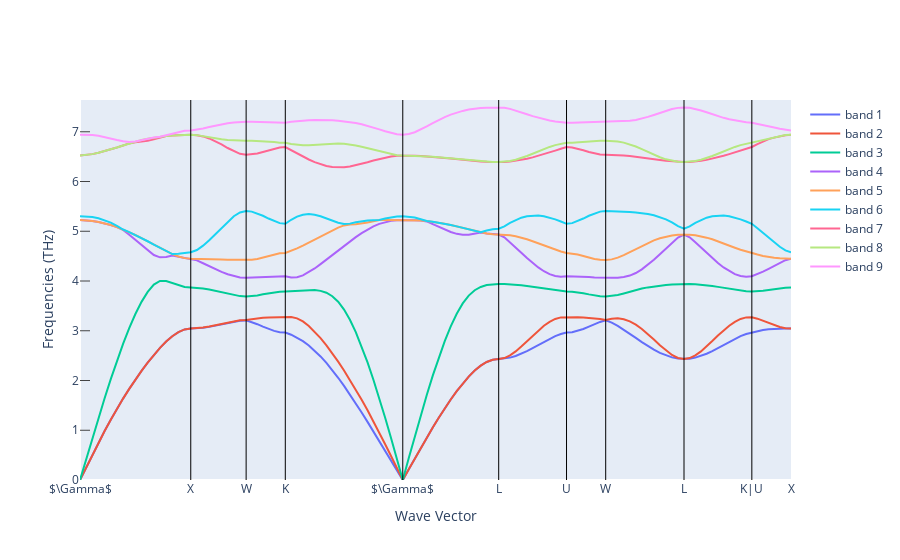

This figure's notebook cell:
### Markdown cell above
# Phonon bandstructure

### Code cell
fig_ph_bs = get_plot_bs(ph_bs)
fig_ph_bs.update_yaxes(rangemode="tozero")
fig_ph_bs.show()

### Figure 1 — Plotly figure (JSON) as saved in the notebook; plotly's stock layout.template omitted (floating-point values rounded to 4 significant figures; data arrays with more than 128 entries replaced by an {"elided": "..."} marker saying what was removed)
{"data": [{"mode": "lines", "name": "band 1", "type": "scatter", "x": {"elided": "131 float values"}, "y": {"elided": "131 float values"}}, {"mode": "lines", "name": "band 2", "type": "scatter", "x": {"elided": "131 float values"}, "y": {"elided": "131 float values"}}, {"mode": "lines", "name": "band 3", "type": "scatter", "x": {"elided": "131 float values"}, "y": {"elided": "131 float values"}}, {"mode": "lines", "name": "band 4", "type": "scatter", "x": {"elided": "131 float values"}, "y": {"elided": "131 float values"}}, {"mode": "lines", "name": "band 5", "type": "scatter", "x": {"elided": "131 float values"}, "y": {"elided": "131 float values"}}, {"mode": "lines", "name": "band 6", "type": "scatter", "x": {"elided": "131 float values"}, "y": {"elided": "131 float values"}}, {"mode": "lines", "name": "band 7", "type": "scatter", "x": {"elided": "131 float values"}, "y": {"elided": "131 float values"}}, {"mode": "lines", "name": "band 8", "type": "scatter", "x": {"elided": "131 float values"}, "y": {"elided": "131 float values"}}, {"mode": "lines", "name": "band 9", "type": "scatter", "x": {"elided": "131 float values"}, "y": {"elided": "131 float values"}}], "layout": {"shapes": [{"line": {"color": "black", "width": 1}, "type": "line", "x0": 0.9983, "x1": 0.9983, "xref": "x", "y0": 0, "y1": 1, "yref": "y domain"}, {"line": {"color": "black", "width": 1}, "type": "line", "x0": 1.497, "x1": 1.497, "xref": "x", "y0": 0, "y1": 1, "yref": "y domain"}, {"line": {"color": "black", "width": 1}, "type": "line", "x0": 1.85, "x1": 1.85, "xref": "x", "y0": 0, "y1": 1, "yref": "y domain"}, {"line": {"color": "black", "width": 1}, "type": "line", "x0": 2.909, "x1": 2.909, "xref": "x", "y0": 0, "y1": 1, "yref": "y domain"}, {"line": {"color": "black", "width": 1}, "type": "line", "x0": 3.774, "x1": 3.774, "xref": "x", "y0": 0, "y1": 1, "yref": "y domain"}, {"line": {"color": "black", "width": 1}, "type": "line", "x0": 4.385, "x1": 4.385, "xref": "x", "y0": 0, "y1": 1, "yref": "y domain"}, {"line": {"color": "black", "width": 1}, "type": "line", "x0": 4.738, "x1": 4.738, "xref": "x", "y0": 0, "y1": 1, "yref": "y domain"}, {"line": {"color": "black", "width": 1}, "type": "line", "x0": 5.444, "x1": 5.444, "xref": "x", "y0": 0, "y1": 1, "yref": "y domain"}, {"line": {"color": "black", "width": 1}, "type": "line", "x0": 6.055, "x1": 6.055, "xref": "x", "y0": 0, "y1": 1, "yref": "y domain"}], "xaxis": {"mirror": true, "showgrid": false, "ticklen": 0, "ticks": "inside", "ticktext": ["$\\Gamma$", "X", "W", "K", "$\\Gamma$", "L", "U", "W", "L", "K|U", "X"], "tickvals": [0, 0.9983, 1.497, 1.85, 2.909, 3.774, 4.385, 4.738, 5.444, 6.055, 6.408], "title": {"text": "Wave Vector"}}, "yaxis": {"mirror": true, "range": [0, 7.639], "rangemode": "tozero", "showgrid": false, "ticklen": 10, "ticks": "inside", "title": {"text": "Frequencies (THz)"}}}}
